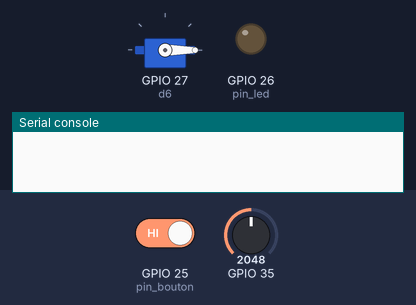
Bench run of a program on a simulated ESP32 board running MicroPython. On the bench: servo, output pins drawn as LEDs (lit = HIGH), the last lines printed to the serial console. The test bench sets the inputs (shaded band); at power-on: GPIO 25 (pin_bouton) HIGH, GPIO 35 = 2048 (analog values on the 0–4095 scale). Servo angles are drawn from the pulse width (0.5 ms = 0°, 2.5 ms = 180°).

Above: at 1.2 s.
1.3 s: GPIO 25 (pin_bouton) driven LOW
At 2.5 s:
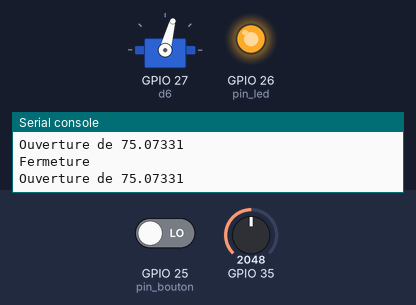
2.8 s: GPIO 35 set to 2866
At 4.2 s:
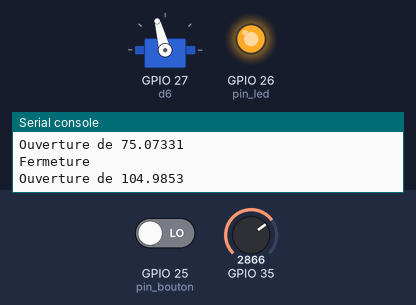
4.8 s: GPIO 35 set to 3603
At 5.7 s:
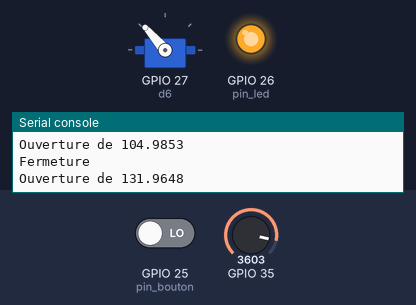
6.8 s: GPIO 35 set to 4095
At 8.5 s:
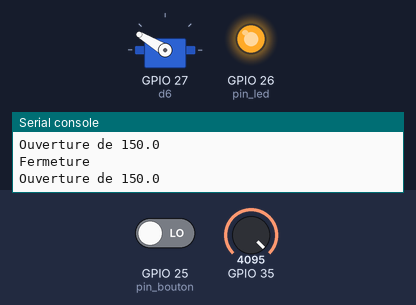
8.8 s: GPIO 35 set to 1228
10.8 s: GPIO 35 set to 491
Timing chart, 0 to 13.8 s (numbered marks = the images above; inputs shaded):
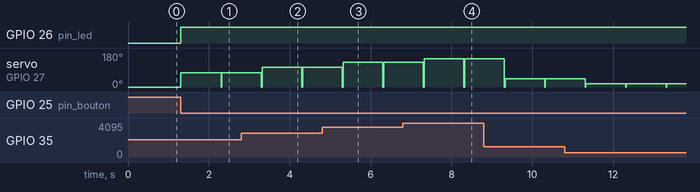

Measured:
- after the input at 1.3 s, GPIO 26 (pin_led): LOW → HIGH at once; servo on GPIO 27 (d6): 0° → 75° at once

The program:

main.py
```python
from machine import *
import time


def setServoAngle(pin, angle):
  if (angle >= 0 and angle <= 180):
    pin.duty(int(0.025*1023 + (angle*0.1*1023)/180))
  else:
    raise ValueError("Servomotor angle have to be set between 0 and 180")


def pinADC(pinNumber, db=ADC.ATTN_11DB, bit=ADC.WIDTH_10BIT):
  pin = ADC(Pin(pinNumber))
  pin.atten(db)
  pin.width(bit)
  return pin


def map(x, x1, x2, y1, y2):
  return x * (y2 - y1) / (x2 - x1) + y1


# ---- PP / Init ----

# ---- configurer la carte ----
# Servo on p27
d6 = PWM(Pin(27), freq=50, duty=0)

# Button on p25
pin_bouton = Pin(25, mode=Pin.IN)

# LED on 26
pin_led = Pin(26, mode=Pin.OUT)

# Potentiometer on p35
a2 = pinADC(35)


# ---- Initialiser le système ----
# Initialiser le servomoteur à 0°
setServoAngle(d6, 0)


# Répéter indéfiniment

while True:
    vPot = a2.read()

    # Si le bouton est appuyé alors
    if pin_bouton.value() == 0:
        pin_led.on()            # Allumer la LED
        angle = map(vPot, 0, 1023, 0, 150)
        setServoAngle(d6, angle)  # Placer le servomoteur à 150°
        print(f"Ouverture de {angle}")
        time.sleep(1)           # Attendre 1 seconde

        pin_led.off()           # Éteindre la LED
        setServoAngle(d6, 0)    # Placer le servomoteur à 0°
        print("Fermeture")
    # FinSi
# FinRépéter
```
